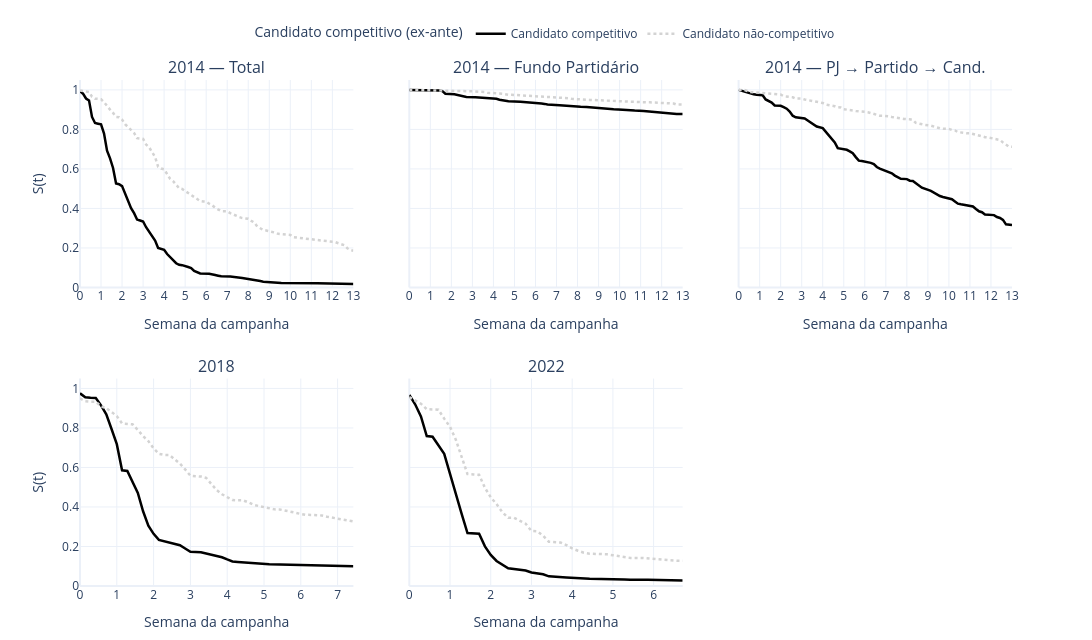

Notebook cell for this chart:
### Code cell
# Kaplan-Meier — competitivo vs. não-competitivo
# Layout 2×3:
#   Linha 1 → 2014 Total (todos os recursos) | 2014 Fundo Partidário | 2014 PJ→Partido
#   Linha 2 → 2018                            | 2022                   | (vazio)
#
# 2014 subdividido por tipo de recurso — evento = primeiro recebimento daquele tipo.
# 2018/2022 mantêm a definição original: primeiro repasse FEFC+FP (via rrd dias_desde_inicio).

from plotly.subplots import make_subplots

cores_km  = {"Candidato competitivo": "black",     "Candidato não-competitivo": "lightgrey"}
dashes_km = {"Candidato competitivo": "solid",      "Candidato não-competitivo": "dot"}
grupos_km = ["Candidato competitivo", "Candidato não-competitivo"]

cs_lookup = rrd_df_merge[
    ["ano_eleicao", "sg_uf", "sg_partido", "nr_candidato", "candidato_competitivo"]
].drop_duplicates()

# ── Dados transacionais 2014 para os sub-painéis FP e PJ_ROTEADO ─────────────
_df14_raw = tratar_df_receita(ler_tab_receitas(ARQUIVOS_RECEITAS[2014]), 2014)
_df14_raw["nr_candidato"] = _df14_raw["nr_candidato"].astype(str)
_df14_raw["dias_campanha"] = (_df14_raw["dt_receita"] - JANELAS[2014][0]).dt.days

_cands_2014 = (
    cs_lookup[cs_lookup["ano_eleicao"] == 2014]
    [["sg_uf", "sg_partido", "nr_candidato", "candidato_competitivo"]]
    .drop_duplicates()
)

def _km_2014(fonte_tipos=None):
    src = _df14_raw if fonte_tipos is None else _df14_raw[_df14_raw["fonte_tipo"].isin(fonte_tipos)]
    first = (
        src.groupby(["sg_uf", "sg_partido", "nr_candidato"])["dias_campanha"]
        .min().reset_index().rename(columns={"dias_campanha": "dias_primeiro"})
    )
    d = _cands_2014.merge(first, on=["sg_uf", "sg_partido", "nr_candidato"], how="left")
    d["duration"]        = d["dias_primeiro"].fillna(DURACAO[2014]).clip(upper=DURACAO[2014])
    d["event"]           = d["dias_primeiro"].notna().astype(int)
    d["duration_semana"] = (d["duration"] / 7).clip(upper=DURACAO[2014] / 7)
    d["grupo_cs"]        = d["candidato_competitivo"].map(
        {True: "Candidato competitivo", False: "Candidato não-competitivo"}
    )
    return d

def _km_1822(df_surv, ano):
    d = df_surv.merge(
        cs_lookup.loc[cs_lookup["ano_eleicao"] == ano,
                      ["sg_uf", "sg_partido", "nr_candidato", "candidato_competitivo"]],
        on=["sg_uf", "sg_partido", "nr_candidato"], how="left",
    )
    d["candidato_competitivo"] = d["candidato_competitivo"].fillna(False)
    d["grupo_cs"]        = d["candidato_competitivo"].map(
        {True: "Candidato competitivo", False: "Candidato não-competitivo"}
    )
    d["duration_semana"] = (d["duration"] / 7).clip(upper=DURACAO[ano] / 7)
    return d

PAINEIS_KM = [
    ("2014 — Total",               _km_2014(None)),
    ("2014 — Fundo Partidário",    _km_2014(["FP"])),
    ("2014 — PJ → Partido → Cand.", _km_2014(["PJ_ROTEADO"])),
    ("2018",                        _km_1822(df_surv_18, 2018)),
    ("2022",                        _km_1822(df_surv_22, 2022)),
]

specs_km = [
    [{"type": "xy"}, {"type": "xy"}, {"type": "xy"}],
    [{"type": "xy"}, {"type": "xy"}, None],
]
pos_km = {i: (1 + i // 3, (i % 3) + 1) for i in range(len(PAINEIS_KM))}

fig_km_cs = make_subplots(
    rows=2, cols=3,
    shared_yaxes=True,
    subplot_titles=[p[0] for p in PAINEIS_KM],
    specs=specs_km,
    vertical_spacing=0.18,
    horizontal_spacing=0.06,
)

for i, (titulo, d) in enumerate(PAINEIS_KM):
    row, col = pos_km[i]
    n_ev = int(d["event"].sum())
    print(f"{titulo}: N={len(d):,} | eventos={n_ev:,} ({n_ev/len(d)*100:.0f}%) | censurados={len(d)-n_ev:,}")
    for grupo in grupos_km:
        mask = d["grupo_cs"] == grupo
        kmf = KaplanMeierFitter()
        kmf.fit(d.loc[mask, "duration_semana"], event_observed=d.loc[mask, "event"], label=grupo)
        sf = kmf.survival_function_
        fig_km_cs.add_trace(
            go.Scatter(
                x=kmf.timeline, y=sf[grupo].values,
                mode="lines", name=grupo,
                showlegend=(i == 0),
                line=dict(color=cores_km[grupo], width=2.5, dash=dashes_km[grupo]),
            ),
            row=row, col=col,
        )

fig_km_cs.update_layout(
    legend=dict(title="Candidato competitivo (ex-ante)",
                orientation="h", x=0.5, xanchor="center", y=1.12, yanchor="top"),
    height=640, width=1200, template="plotly_white",
    margin=dict(t=80, b=50),
)
fig_km_cs.update_xaxes(title_text="Semana da campanha", dtick=1)
fig_km_cs.update_yaxes(title_text="S(t)", range=[0, 1.05], col=1)

fig_km_cs.write_image("figs/cap3_survival_km_cs.png", scale=2)
fig_km_cs.show(config={"staticPlot": True})

### Figure 1 — Plotly figure (JSON) as saved in the notebook; plotly's stock layout.template omitted (floating-point values rounded to 4 significant figures)
{"data": [{"line": {"color": "black", "dash": "solid", "width": 2.5}, "mode": "lines", "name": "Candidato competitivo", "showlegend": true, "type": "scatter", "x": [0.0, 0.1429, 0.2857, 0.4286, 0.5714, 0.7143, 0.8571, 1.0, 1.143, 1.286, 1.429, 1.571, 1.714, 1.857, 2.0, 2.143, 2.286, 2.429, 2.571, 2.714, 2.857, 3.0, 3.143, 3.286, 3.429, 3.571, 3.714, 3.857, 4.0, 4.143, 4.286, 4.429, 4.571, 4.714, 4.857, 5.143, 5.286, 5.429, 5.571, 5.714, 6.143, 6.286, 6.429, 6.571, 6.714, 7.143, 7.429, 7.571, 7.714, 8.143, 8.286, 8.429, 8.571, 8.714, 9.143, 9.429, 9.571, 11.29, 12.57, 12.71, 13.0], "xaxis": "x", "y": [0.9935, 0.9806, 0.9565, 0.9468, 0.8629, 0.8323, 0.829, 0.8258, 0.779, 0.6919, 0.6532, 0.6048, 0.5258, 0.5226, 0.5129, 0.4758, 0.4387, 0.4016, 0.3758, 0.3435, 0.3387, 0.3339, 0.3048, 0.2823, 0.2597, 0.2371, 0.2, 0.1968, 0.1903, 0.1694, 0.1532, 0.1403, 0.1226, 0.1145, 0.1129, 0.1032, 0.09839, 0.08387, 0.07903, 0.07097, 0.06935, 0.06452, 0.0629, 0.05968, 0.05645, 0.05484, 0.05323, 0.05, 0.04839, 0.04032, 0.03871, 0.03548, 0.03226, 0.02903, 0.02581, 0.02419, 0.02258, 0.02097, 0.01935, 0.01774, 0.01774], "yaxis": "y"}, {"line": {"color": "lightgrey", "dash": "dot", "width": 2.5}, "mode": "lines", "name": "Candidato não-competitivo", "showlegend": true, "type": "scatter", "x": [0.0, 0.1429, 0.2857, 0.4286, 0.5714, 0.7143, 0.8571, 1.0, 1.143, 1.286, 1.429, 1.571, 1.714, 1.857, 2.0, 2.143, 2.286, 2.429, 2.571, 2.714, 2.857, 3.0, 3.143, 3.286, 3.429, 3.571, 3.714, 3.857, 4.0, 4.143, 4.286, 4.429, 4.571, 4.714, 4.857, 5.0, 5.143, 5.286, 5.429, 5.571, 5.714, 5.857, 6.0, 6.143, 6.286, 6.429, 6.571, 6.714, 6.857, 7.0, 7.143, 7.286, 7.429, 7.571, 7.714, 7.857, 8.0, 8.143, 8.286, 8.429, 8.571, 8.714, 8.857, 9.143, 9.286, 9.429, 9.571, 9.714, 10.0, 10.14, 10.29, 10.43, 10.57, 10.71, 10.86, 11.0, 11.14, 11.29, 11.43, 11.57, 11.71, 12.14, 12.29, 12.43, 12.57, 12.71, 12.86, 13.0], "xaxis": "x", "y": [0.9968, 0.9942, 0.9932, 0.9896, 0.9651, 0.9556, 0.9545, 0.953, 0.9377, 0.9167, 0.9003, 0.8834, 0.8633, 0.8616, 0.8499, 0.8264, 0.812, 0.7969, 0.7819, 0.7555, 0.7539, 0.7519, 0.7238, 0.7094, 0.685, 0.6599, 0.6116, 0.6017, 0.5984, 0.5734, 0.5498, 0.538, 0.5185, 0.5023, 0.4986, 0.4885, 0.4777, 0.4646, 0.4554, 0.4466, 0.4376, 0.4349, 0.4341, 0.4239, 0.4162, 0.403, 0.3951, 0.3865, 0.3861, 0.3859, 0.3764, 0.3688, 0.3629, 0.3564, 0.3512, 0.348, 0.3474, 0.3372, 0.3287, 0.3082, 0.3006, 0.2908, 0.2882, 0.2818, 0.2773, 0.2713, 0.2692, 0.2672, 0.2661, 0.2546, 0.253, 0.2506, 0.2499, 0.247, 0.2454, 0.2451, 0.2425, 0.2395, 0.2382, 0.2352, 0.2334, 0.2296, 0.2238, 0.2191, 0.2139, 0.1981, 0.1893, 0.1859], "yaxis": "y"}, {"line": {"color": "black", "dash": "solid", "width": 2.5}, "mode": "lines", "name": "Candidato competitivo", "showlegend": false, "type": "scatter", "x": [0.0, 1.286, 1.429, 1.571, 1.714, 2.143, 2.286, 2.429, 2.571, 2.714, 3.143, 3.429, 3.571, 3.714, 3.857, 4.143, 4.286, 4.429, 4.571, 4.714, 5.286, 5.714, 6.143, 6.286, 6.429, 6.571, 7.143, 7.571, 7.714, 8.143, 8.429, 8.571, 8.714, 9.286, 9.429, 9.714, 10.14, 10.29, 10.43, 10.71, 11.14, 11.43, 11.71, 12.14, 12.29, 12.57, 12.71, 13.0], "xaxis": "x2", "y": [1.0, 0.9984, 0.9968, 0.9935, 0.9806, 0.9774, 0.9742, 0.9694, 0.9661, 0.9645, 0.9629, 0.9613, 0.9597, 0.9581, 0.9565, 0.9548, 0.95, 0.9484, 0.9452, 0.9419, 0.9403, 0.9371, 0.9355, 0.9306, 0.929, 0.9258, 0.9226, 0.9177, 0.9161, 0.9145, 0.9129, 0.9113, 0.9097, 0.9065, 0.9048, 0.9016, 0.9, 0.8984, 0.8968, 0.8952, 0.8935, 0.8903, 0.8871, 0.8823, 0.8806, 0.879, 0.8774, 0.8774], "yaxis": "y2"}, {"line": {"color": "lightgrey", "dash": "dot", "width": 2.5}, "mode": "lines", "name": "Candidato não-competitivo", "showlegend": false, "type": "scatter", "x": [0.0, 0.5714, 1.714, 2.143, 2.286, 2.429, 2.571, 2.714, 2.857, 3.0, 3.143, 3.286, 3.429, 3.571, 3.714, 4.0, 4.143, 4.286, 4.429, 4.571, 4.714, 4.857, 5.0, 5.143, 5.286, 5.429, 5.571, 5.714, 6.143, 6.286, 6.429, 6.571, 6.714, 7.143, 7.286, 7.429, 7.571, 7.714, 8.143, 8.286, 8.429, 8.571, 8.714, 9.143, 9.286, 9.429, 9.571, 9.714, 9.857, 10.14, 10.29, 10.43, 10.57, 10.71, 11.14, 11.29, 11.43, 11.57, 11.71, 12.14, 12.29, 12.43, 12.57, 12.71, 12.86, 13.0], "xaxis": "x2", "y": [1.0, 0.9993, 0.9978, 0.9975, 0.9969, 0.996, 0.9957, 0.9932, 0.993, 0.9928, 0.9919, 0.9915, 0.991, 0.989, 0.9854, 0.9851, 0.9838, 0.9818, 0.9806, 0.9773, 0.9754, 0.9752, 0.9745, 0.9732, 0.9728, 0.9714, 0.9707, 0.9687, 0.9678, 0.9662, 0.964, 0.9629, 0.962, 0.9615, 0.9593, 0.9586, 0.9577, 0.9548, 0.9543, 0.9539, 0.9502, 0.9493, 0.9485, 0.946, 0.9457, 0.9448, 0.9439, 0.9421, 0.9419, 0.9417, 0.941, 0.9401, 0.9397, 0.9383, 0.9379, 0.9372, 0.9368, 0.9361, 0.934, 0.9338, 0.9329, 0.9327, 0.9311, 0.9255, 0.9253, 0.9253], "yaxis": "y2"}, {"line": {"color": "black", "dash": "solid", "width": 2.5}, "mode": "lines", "name": "Candidato competitivo", "showlegend": false, "type": "scatter", "x": [0.0, 0.5714, 0.7143, 0.8571, 1.143, 1.286, 1.429, 1.571, 1.714, 2.0, 2.143, 2.286, 2.429, 2.571, 2.714, 3.143, 3.286, 3.429, 3.571, 3.714, 4.0, 4.143, 4.286, 4.429, 4.571, 4.714, 5.0, 5.143, 5.286, 5.429, 5.571, 5.714, 5.857, 6.143, 6.286, 6.429, 6.571, 6.714, 7.143, 7.286, 7.429, 7.571, 7.714, 8.0, 8.143, 8.286, 8.429, 8.571, 8.714, 9.143, 9.286, 9.429, 9.571, 9.714, 10.14, 10.29, 10.43, 10.57, 10.71, 11.14, 11.29, 11.43, 11.57, 11.71, 12.14, 12.29, 12.43, 12.57, 12.71, 12.86, 13.0], "xaxis": "x3", "y": [1.0, 0.9806, 0.9774, 0.9758, 0.9726, 0.9516, 0.9452, 0.9355, 0.921, 0.9194, 0.9129, 0.9048, 0.8903, 0.8694, 0.8613, 0.8548, 0.8452, 0.8355, 0.8274, 0.8145, 0.8065, 0.7887, 0.7677, 0.7532, 0.7339, 0.7048, 0.7016, 0.6968, 0.6887, 0.679, 0.6597, 0.6419, 0.6403, 0.6355, 0.6306, 0.6242, 0.6097, 0.6016, 0.5839, 0.5774, 0.5661, 0.5597, 0.55, 0.5484, 0.5403, 0.5387, 0.5274, 0.5161, 0.5048, 0.4887, 0.479, 0.4726, 0.4629, 0.4581, 0.4468, 0.4355, 0.4242, 0.421, 0.4177, 0.4097, 0.3968, 0.3855, 0.3806, 0.3694, 0.3661, 0.3565, 0.3516, 0.3419, 0.3194, 0.3161, 0.3161], "yaxis": "y3"}, {"line": {"color": "lightgrey", "dash": "dot", "width": 2.5}, "mode": "lines", "name": "Candidato não-competitivo", "showlegend": false, "type": "scatter", "x": [0.0, 0.2857, 0.5714, 0.7143, 1.143, 1.286, 1.429, 1.571, 1.714, 2.0, 2.143, 2.286, 2.429, 2.571, 2.714, 2.857, 3.0, 3.143, 3.286, 3.429, 3.571, 3.714, 3.857, 4.0, 4.143, 4.286, 4.429, 4.571, 4.714, 4.857, 5.0, 5.143, 5.286, 5.429, 5.571, 5.714, 5.857, 6.0, 6.143, 6.286, 6.429, 6.571, 6.714, 6.857, 7.0, 7.143, 7.286, 7.429, 7.571, 7.714, 7.857, 8.143, 8.286, 8.429, 8.571, 8.714, 8.857, 9.143, 9.286, 9.429, 9.571, 9.714, 9.857, 10.0, 10.14, 10.29, 10.43, 10.57, 10.71, 10.86, 11.0, 11.14, 11.29, 11.43, 11.57, 11.71, 11.86, 12.14, 12.29, 12.43, 12.57, 12.71, 12.86, 13.0], "xaxis": "x3", "y": [0.9991, 0.9989, 0.989, 0.9878, 0.987, 0.9847, 0.984, 0.9807, 0.9782, 0.9763, 0.9682, 0.9673, 0.9653, 0.9628, 0.9563, 0.9561, 0.9559, 0.9512, 0.9484, 0.9457, 0.9426, 0.9368, 0.934, 0.9336, 0.9257, 0.9237, 0.9214, 0.9172, 0.9117, 0.9111, 0.9021, 0.9009, 0.898, 0.8958, 0.8931, 0.8906, 0.8893, 0.8892, 0.887, 0.8818, 0.8775, 0.8737, 0.8696, 0.8694, 0.8692, 0.8665, 0.8625, 0.8597, 0.8564, 0.8543, 0.8532, 0.851, 0.8478, 0.8329, 0.83, 0.8233, 0.8228, 0.8192, 0.8149, 0.8077, 0.8055, 0.8035, 0.8028, 0.8026, 0.7969, 0.7944, 0.7864, 0.7834, 0.7814, 0.7805, 0.7803, 0.7762, 0.7728, 0.7695, 0.7652, 0.7607, 0.7594, 0.7546, 0.7485, 0.7463, 0.7339, 0.7217, 0.7127, 0.7116], "yaxis": "y3"}, {"line": {"color": "black", "dash": "solid", "width": 2.5}, "mode": "lines", "name": "Candidato competitivo", "showlegend": false, "type": "scatter", "x": [0.0, 0.1429, 0.2857, 0.4286, 0.5714, 0.7143, 0.8571, 1.0, 1.143, 1.286, 1.571, 1.714, 1.857, 2.0, 2.143, 2.571, 2.714, 2.857, 3.0, 3.143, 3.286, 3.571, 3.714, 3.857, 4.0, 4.143, 4.286, 4.571, 4.714, 4.857, 5.0, 5.143, 6.0, 6.429, 7.0, 7.143, 7.429], "xaxis": "x4", "y": [0.9752, 0.9549, 0.9526, 0.9515, 0.9142, 0.8691, 0.7946, 0.7178, 0.5858, 0.5824, 0.4707, 0.3781, 0.3059, 0.2641, 0.2336, 0.2156, 0.2065, 0.1896, 0.1727, 0.1716, 0.1704, 0.158, 0.1524, 0.1456, 0.1343, 0.1242, 0.1219, 0.1185, 0.1151, 0.114, 0.1117, 0.1106, 0.1061, 0.105, 0.1038, 0.1005, 0.1005], "yaxis": "y4"}, {"line": {"color": "lightgrey", "dash": "dot", "width": 2.5}, "mode": "lines", "name": "Candidato não-competitivo", "showlegend": false, "type": "scatter", "x": [0.0, 0.1429, 0.2857, 0.4286, 0.5714, 0.7143, 0.8571, 1.0, 1.143, 1.286, 1.429, 1.571, 1.714, 1.857, 2.0, 2.143, 2.286, 2.429, 2.571, 2.714, 2.857, 3.0, 3.143, 3.286, 3.429, 3.571, 3.714, 3.857, 4.0, 4.143, 4.286, 4.429, 4.571, 4.714, 4.857, 5.0, 5.143, 5.286, 5.429, 5.571, 5.714, 5.857, 6.0, 6.143, 6.286, 6.429, 6.571, 6.714, 6.857, 7.0, 7.143, 7.286, 7.429], "xaxis": "x4", "y": [0.9493, 0.9356, 0.9329, 0.9328, 0.9093, 0.8997, 0.8807, 0.8599, 0.8227, 0.8185, 0.8182, 0.7896, 0.7585, 0.7332, 0.6963, 0.6691, 0.6635, 0.6631, 0.6389, 0.6196, 0.5902, 0.5583, 0.5561, 0.5537, 0.5467, 0.5157, 0.4853, 0.4645, 0.4488, 0.4349, 0.4338, 0.4337, 0.4237, 0.411, 0.4049, 0.3994, 0.3904, 0.3878, 0.3874, 0.3828, 0.3785, 0.3708, 0.3645, 0.3601, 0.3599, 0.3593, 0.357, 0.3506, 0.3464, 0.3418, 0.3349, 0.3329, 0.3266], "yaxis": "y4"}, {"line": {"color": "black", "dash": "solid", "width": 2.5}, "mode": "lines", "name": "Candidato competitivo", "showlegend": false, "type": "scatter", "x": [0.0, 0.1429, 0.2857, 0.4286, 0.5714, 0.8571, 1.0, 1.143, 1.286, 1.429, 1.571, 1.714, 1.857, 2.0, 2.143, 2.286, 2.429, 2.857, 3.0, 3.286, 3.429, 3.857, 4.0, 4.143, 4.286, 4.429, 5.286, 5.429, 5.857, 6.286, 6.429, 6.714], "xaxis": "x5", "y": [0.9666, 0.92, 0.8578, 0.7591, 0.7552, 0.669, 0.568, 0.4724, 0.3652, 0.2681, 0.2665, 0.265, 0.2005, 0.1577, 0.1267, 0.1096, 0.09013, 0.07848, 0.06838, 0.05905, 0.04895, 0.04351, 0.04118, 0.0404, 0.03885, 0.03652, 0.03341, 0.03186, 0.03108, 0.02875, 0.02797, 0.02797], "yaxis": "y5"}, {"line": {"color": "lightgrey", "dash": "dot", "width": 2.5}, "mode": "lines", "name": "Candidato não-competitivo", "showlegend": false, "type": "scatter", "x": [0.0, 0.1429, 0.2857, 0.4286, 0.5714, 0.7143, 0.8571, 1.0, 1.143, 1.286, 1.429, 1.571, 1.714, 1.857, 2.0, 2.143, 2.286, 2.429, 2.571, 2.857, 3.0, 3.143, 3.286, 3.429, 3.571, 3.714, 3.857, 4.0, 4.143, 4.286, 4.429, 4.571, 4.857, 5.0, 5.143, 5.286, 5.429, 5.714, 5.857, 6.0, 6.143, 6.286, 6.429, 6.571, 6.714], "xaxis": "x5", "y": [0.9555, 0.9386, 0.9226, 0.8947, 0.8924, 0.8923, 0.8472, 0.8054, 0.7401, 0.653, 0.5666, 0.5649, 0.5629, 0.4972, 0.4488, 0.4147, 0.3734, 0.3456, 0.345, 0.3153, 0.2787, 0.277, 0.2541, 0.2237, 0.2216, 0.2199, 0.207, 0.1902, 0.1784, 0.1688, 0.1636, 0.1631, 0.1604, 0.1558, 0.151, 0.1469, 0.1423, 0.1419, 0.1398, 0.1363, 0.1346, 0.1313, 0.1278, 0.1277, 0.1276], "yaxis": "y5"}], "layout": {"annotations": [{"font": {"size": 16}, "showarrow": false, "text": "2014 — Total", "x": 0.1467, "xanchor": "center", "xref": "paper", "y": 1, "yanchor": "bottom", "yref": "paper"}, {"font": {"size": 16}, "showarrow": false, "text": "2014 — Fundo Partidário", "x": 0.5, "xanchor": "center", "xref": "paper", "y": 1, "yanchor": "bottom", "yref": "paper"}, {"font": {"size": 16}, "showarrow": false, "text": "2014 — PJ → Partido → Cand.", "x": 0.8533, "xanchor": "center", "xref": "paper", "y": 1, "yanchor": "bottom", "yref": "paper"}, {"font": {"size": 16}, "showarrow": false, "text": "2018", "x": 0.1467, "xanchor": "center", "xref": "paper", "y": 0.41, "yanchor": "bottom", "yref": "paper"}, {"font": {"size": 16}, "showarrow": false, "text": "2022", "x": 0.5, "xanchor": "center", "xref": "paper", "y": 0.41, "yanchor": "bottom", "yref": "paper"}], "height": 640, "legend": {"orientation": "h", "title": {"text": "Candidato competitivo (ex-ante)"}, "x": 0.5, "xanchor": "center", "y": 1.12, "yanchor": "top"}, "margin": {"b": 50, "t": 80}, "width": 1200, "xaxis": {"anchor": "y", "domain": [0, 0.2933], "dtick": 1, "title": {"text": "Semana da campanha"}}, "xaxis2": {"anchor": "y2", "domain": [0.3533, 0.6467], "dtick": 1, "title": {"text": "Semana da campanha"}}, "xaxis3": {"anchor": "y3", "domain": [0.7067, 1], "dtick": 1, "title": {"text": "Semana da campanha"}}, "xaxis4": {"anchor": "y4", "domain": [0, 0.2933], "dtick": 1, "title": {"text": "Semana da campanha"}}, "xaxis5": {"anchor": "y5", "domain": [0.3533, 0.6467], "dtick": 1, "title": {"text": "Semana da campanha"}}, "yaxis": {"anchor": "x", "domain": [0.59, 1], "range": [0, 1.05], "title": {"text": "S(t)"}}, "yaxis2": {"anchor": "x2", "domain": [0.59, 1], "matches": "y", "showticklabels": false}, "yaxis3": {"anchor": "x3", "domain": [0.59, 1], "matches": "y", "showticklabels": false}, "yaxis4": {"anchor": "x4", "domain": [0, 0.41], "range": [0, 1.05], "title": {"text": "S(t)"}}, "yaxis5": {"anchor": "x5", "domain": [0, 0.41], "matches": "y4", "showticklabels": false}}}
